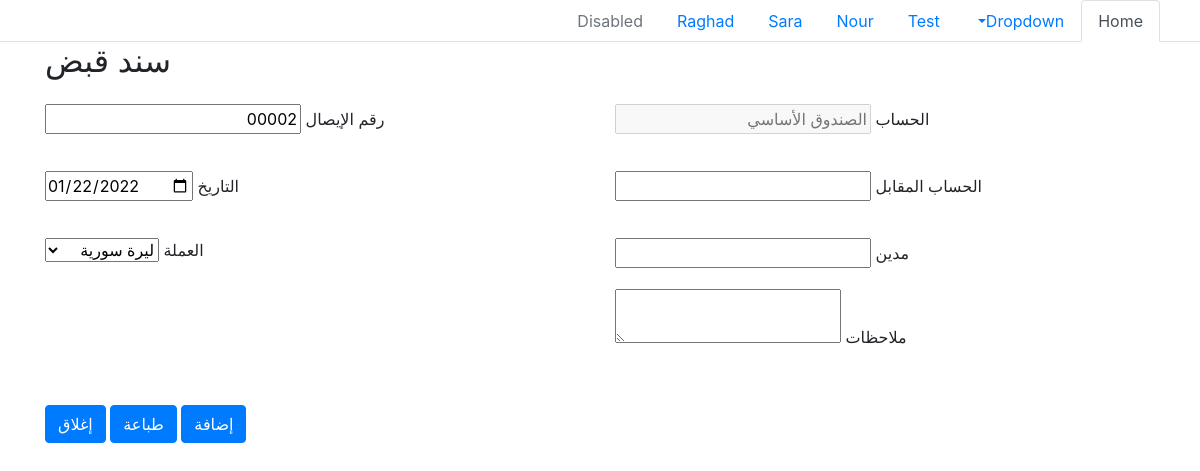
Page /catchBonds.php on the earlier database version.
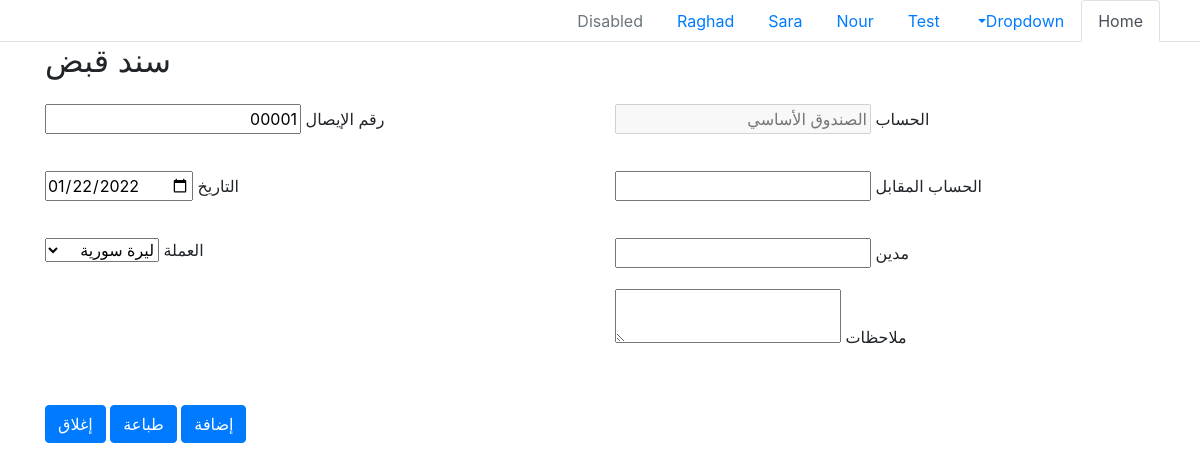
Same page on the later database version.
### tables this page shows
CREATE TABLE `catch_bonds` (
  `id` int(11) NOT NULL AUTO_INCREMENT,
  `code` varchar(250) DEFAULT NULL,
  `main_account_id` int(11) NOT NULL,
  `other_account_id` int(11) NOT NULL,
  `maden` varchar(250) NOT NULL,
  `date` date DEFAULT NULL,
  `currency` varchar(250) DEFAULT NULL,
  `note` varchar(250) NOT NULL,
  `created_at` timestamp NOT NULL DEFAULT current_timestamp(),
  `updated_at` timestamp NOT NULL DEFAULT current_timestamp(),
  PRIMARY KEY (`id`)
);

### helper/operation_functions.php (called while the page is built, shortened)
<?php
function generate_code($prefix, $code, $type)
{
    $code_trim = substr($code, strlen($prefix . "_") - 1) + 1;
    $code_result = "";
    if ($type == "child")
        for ($i = NUMBER_OF_ZEROS_CHILD; $i > strlen($code_trim); $i--) {
            $code_result .= "0";
        }
    return $prefix . $code_result . $code_trim;
}
function get_auto_code($con, $table, $column, $prefix, $type = "child")
{
    $select_max_id_query = "select max(id) from $table";
    $select_max_id_exec = mysqli_query($con, $select_max_id_query);
    $max_id = mysqli_fetch_row($select_max_id_exec)[0];
    $select_code_query = "select $column from $table where id = '$max_id' and $column like '$prefix%'";
    $select_code_exec = mysqli_query($con, $select_code_query);
    @$code = mysqli_fetch_row($select_code_exec)[0];
    if ($code == null)
        if ($type == "child")
            return $prefix . "00001";
        else
            return $prefix . "001";
    return generate_code($prefix, $code, $type);
}

### catchBonds.php (the view, shortened to what this page needs)
<?php
include('include/nav.php');
?>
<!DOCTYPE html>
<html dir="rtl" lang="ar">
<head>
</head>
<body>
  <form action="" method="post">
    <div class="container">
        <h2>سند قبض</h2>
        <div class="row py-3 ">
            <div class="col-6" >
                <label> الحساب </label>
                <input type="text"  name ="" placeholder="الصندوق الأساسي" disabled>
            </div>
            <div class="col-6">
                <label name=" "> رقم الإيصال </label>
                <input type="text"  name ="code" value= "<?= get_auto_code($con , 'catch_bonds' , "code" ,"" , "child") ?>" readonly>
            </div>
        </div>
        <div class="row py-3 ">
            <div class="col-6" >
                <label> الحساب المقابل </label>
                <input type="text"  name ="">
            </div>
            <div class="col-6">
                <label name=" "> التاريخ </label>
                <input type="date" name="date" id="" min="" max="" value="2022-01-22">
            </div>
        </div>
        <div class="row py-3 ">
            <div class="col-6" >
                <label> مدين </label>
                <input type="text"  name ="maden">
            </div>
            <div class="col-6">
                <label name=" "> العملة </label>
                <select name="currency" id="">
                    <optgroup>
                    <option value="ليرة سورية" >
                        ليرة سورية
                    </option>
                    </optgroup>
                </select>
            </div>
        </div>
        <div class="row">
            <div class="col-6">
                <label for="note"> ملاحظات </label>
                <textarea rows="2" type="text" name="note"> </textarea>
            </div>
        </div>
        <div class="row justify-content-end py-5">
              <div class="col-10">
                  <button type="submit" class="btn btn-primary" name="add"> إضافة </button>
                  <button type="submit" class="btn btn-primary"  name="print"> طباعة </button>
                  <button type="submit" class="btn btn-primary" name="close"> إغلاق </button>
              </div>
        </div>
    </div>
  </form>
</body>
</html>

Differences in the rows shown:
removed catch_bonds: code "00002"
Other differences:
form field code: (not shown) → "00001"
